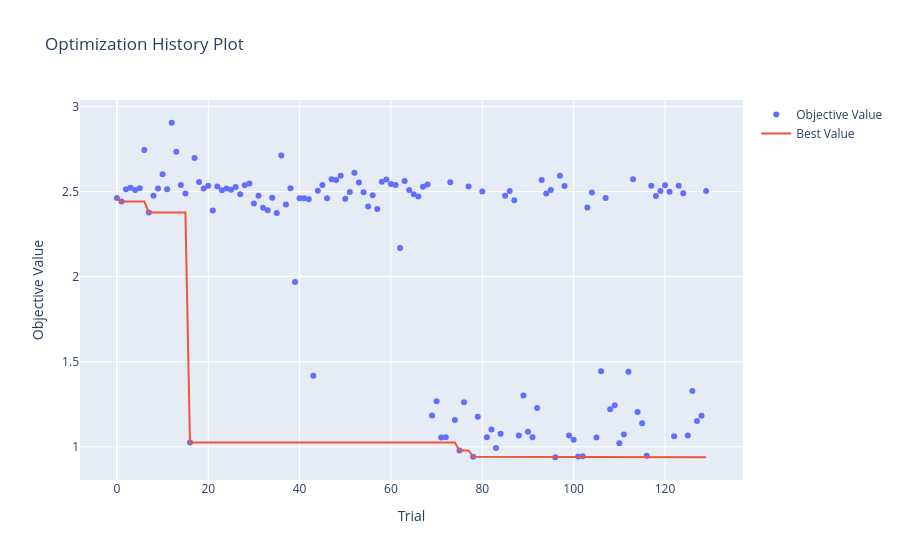

Here is the notebook cell this chart was saved with:
### Code cell
plotly_config = {"staticPlot": True}
fig = plot_optimization_history(study)
fig.show(config=plotly_config)

### Figure 1 — Plotly figure (JSON) as saved in the notebook; plotly's stock layout.template omitted (floating-point values rounded to 4 significant figures; data arrays with more than 128 entries replaced by an {"elided": "..."} marker saying what was removed)
{"data": [{"mode": "markers", "name": "Objective Value", "type": "scatter", "x": {"elided": "130 int values"}, "y": {"elided": "130 float values"}}, {"mode": "lines", "name": "Best Value", "type": "scatter", "x": {"elided": "130 int values"}, "y": {"elided": "130 float values"}}, {"marker": {"color": "#cccccc"}, "mode": "markers", "name": "Infeasible Trial", "showlegend": false, "type": "scatter", "x": [], "y": []}], "layout": {"title": {"text": "Optimization History Plot"}, "xaxis": {"title": {"text": "Trial"}}, "yaxis": {"title": {"text": "Objective Value"}}}}
